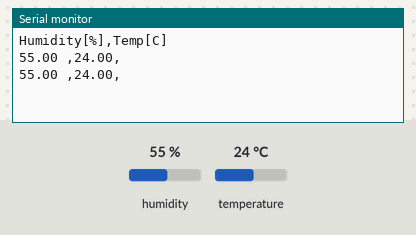
The sketch below on a simulated Arduino Uno, built with avr-gcc and run on an emulated ATmega328P. Shown: the last lines printed to the serial monitor. The test bench sets the inputs (shaded band); at power-on: humidity 55 %, temperature 24 °C.

Above: at 10.8 s.
10.9 s: humidity set to 22 %
At 15.4 s:
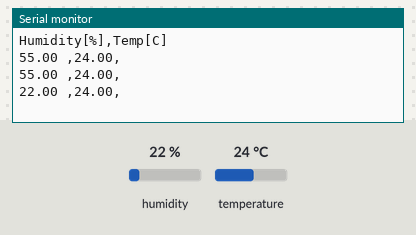
18.4 s: temperature set to 12 °C
At 20.6 s:
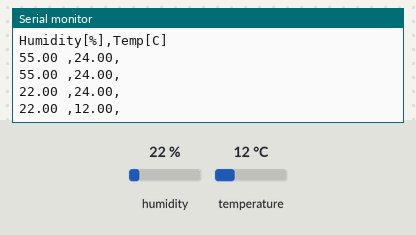
25.9 s: humidity set to 40 %
At 31.1 s:
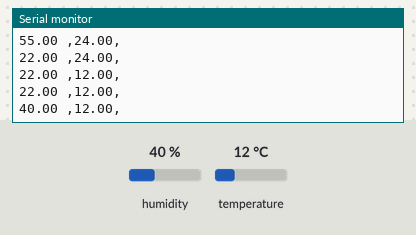
Timing chart, 0 to 32.6 s (numbered marks = the images above; inputs shaded):
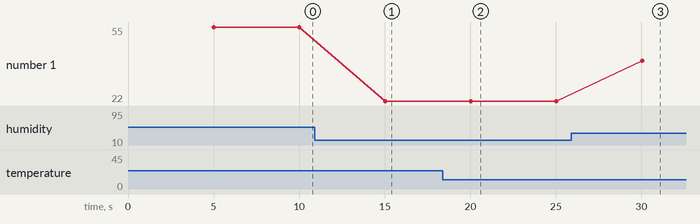

Measured:
- after the input at 10.9 s, the serial monitor: prints a new line after 4.1 s (image 1)
- after the input at 18.4 s, the serial monitor: prints a new line after 1.6 s (image 2)
- after the input at 25.9 s, the serial monitor: prints a new line after 4.1 s (image 3)
- plotted number 1: 55 → 22 after the input at 10.9 s, 22 → 40 after the input at 25.9 s

The sketch:

HumidityTest.ino
```cpp
// Example testing sketch for various DHT humidity/temperature sensors
// Written by ladyada, public domain

#include "DHT.h"

#define DHTPIN 2     // what pin we're connected to

// Uncomment whatever type you're using!
//#define DHTTYPE DHT11   // DHT 11
#define DHTTYPE DHT22   // DHT 22  (AM2302)
//#define DHTTYPE DHT21   // DHT 21 (AM2301)

// Initialize DHT sensor for normal 16mhz Arduino
DHT dht(DHTPIN, DHTTYPE);

void setup() {
  Serial.begin(9600);
  Serial.print("Humidity[%]");
  Serial.print(",");
  Serial.print("Temp[C]");
  Serial.println();
  dht.begin();
}

void loop() {
  // Wait a few seconds between measurements.
  delay(5000);

  // Reading temperature or humidity takes about 250 milliseconds!
  // Sensor readings may also be up to 2 seconds 'old' (its a very slow sensor)
  float h = dht.readHumidity();
  // Read temperature as Celsius
  float t = dht.readTemperature();
  // Read temperature as Fahrenheit
  float f = dht.readTemperature(true);

  // Check if any reads failed and exit early (to try again).
  if (isnan(h) || isnan(t) || isnan(f)) {
    Serial.println("Failed to read from DHT sensor!");
    return;
  }

  Serial.print(h);
  Serial.print(" ,");

  Serial.print(t);
  Serial.print(",");
  Serial.println();

}
```
